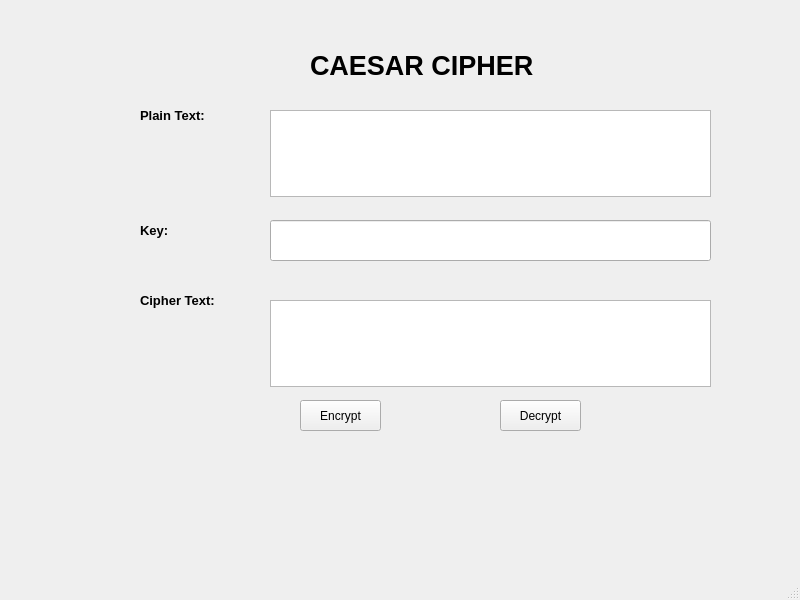
<?xml version="1.0" encoding="UTF-8"?>
<ui version="4.0">
 <class>MainWindow</class>
 <widget class="QMainWindow" name="MainWindow">
  <property name="geometry">
   <rect>
    <x>0</x>
    <y>0</y>
    <width>800</width>
    <height>600</height>
   </rect>
  </property>
  <property name="windowTitle">
   <string>MainWindow</string>
  </property>
  <widget class="QWidget" name="centralwidget">
   <widget class="QLabel" name="label">
    <property name="geometry">
     <rect>
      <x>140</x>
      <y>100</y>
      <width>101</width>
      <height>31</height>
     </rect>
    </property>
    <property name="font">
     <font>
      <pointsize>10</pointsize>
      <weight>75</weight>
      <bold>true</bold>
     </font>
    </property>
    <property name="text">
     <string>Plain Text:</string>
    </property>
   </widget>
   <widget class="QLabel" name="label_2">
    <property name="geometry">
     <rect>
      <x>140</x>
      <y>220</y>
      <width>51</width>
      <height>21</height>
     </rect>
    </property>
    <property name="font">
     <font>
      <pointsize>10</pointsize>
      <weight>75</weight>
      <bold>true</bold>
     </font>
    </property>
    <property name="text">
     <string>Key:</string>
    </property>
   </widget>
   <widget class="QLabel" name="label_3">
    <property name="geometry">
     <rect>
      <x>140</x>
      <y>290</y>
      <width>111</width>
      <height>21</height>
     </rect>
    </property>
    <property name="font">
     <font>
      <pointsize>10</pointsize>
      <weight>75</weight>
      <bold>true</bold>
     </font>
    </property>
    <property name="text">
     <string>Cipher Text:</string>
    </property>
   </widget>
   <widget class="QLabel" name="label_4">
    <property name="geometry">
     <rect>
      <x>310</x>
      <y>50</y>
      <width>291</width>
      <height>31</height>
     </rect>
    </property>
    <property name="font">
     <font>
      <pointsize>20</pointsize>
      <weight>75</weight>
      <bold>true</bold>
     </font>
    </property>
    <property name="text">
     <string>CAESAR CIPHER</string>
    </property>
   </widget>
   <widget class="QPushButton" name="btn_encrypt">
    <property name="geometry">
     <rect>
      <x>300</x>
      <y>400</y>
      <width>81</width>
      <height>31</height>
     </rect>
    </property>
    <property name="text">
     <string>Encrypt</string>
    </property>
   </widget>
   <widget class="QPushButton" name="btn_decrypt">
    <property name="geometry">
     <rect>
      <x>500</x>
      <y>400</y>
      <width>81</width>
      <height>31</height>
     </rect>
    </property>
    <property name="text">
     <string>Decrypt</string>
    </property>
   </widget>
   <widget class="QLineEdit" name="txt_key">
    <property name="geometry">
     <rect>
      <x>270</x>
      <y>220</y>
      <width>441</width>
      <height>41</height>
     </rect>
    </property>
   </widget>
   <widget class="QTextEdit" name="txt_plain_text">
    <property name="geometry">
     <rect>
      <x>270</x>
      <y>110</y>
      <width>441</width>
      <height>87</height>
     </rect>
    </property>
   </widget>
   <widget class="QTextEdit" name="txt_cipher_text">
    <property name="geometry">
     <rect>
      <x>270</x>
      <y>300</y>
      <width>441</width>
      <height>87</height>
     </rect>
    </property>
   </widget>
  </widget>
  <widget class="QMenuBar" name="menubar">
   <property name="geometry">
    <rect>
     <x>0</x>
     <y>0</y>
     <width>800</width>
     <height>26</height>
    </rect>
   </property>
  </widget>
  <widget class="QStatusBar" name="statusbar"/>
 </widget>
 <resources/>
 <connections/>
</ui>
